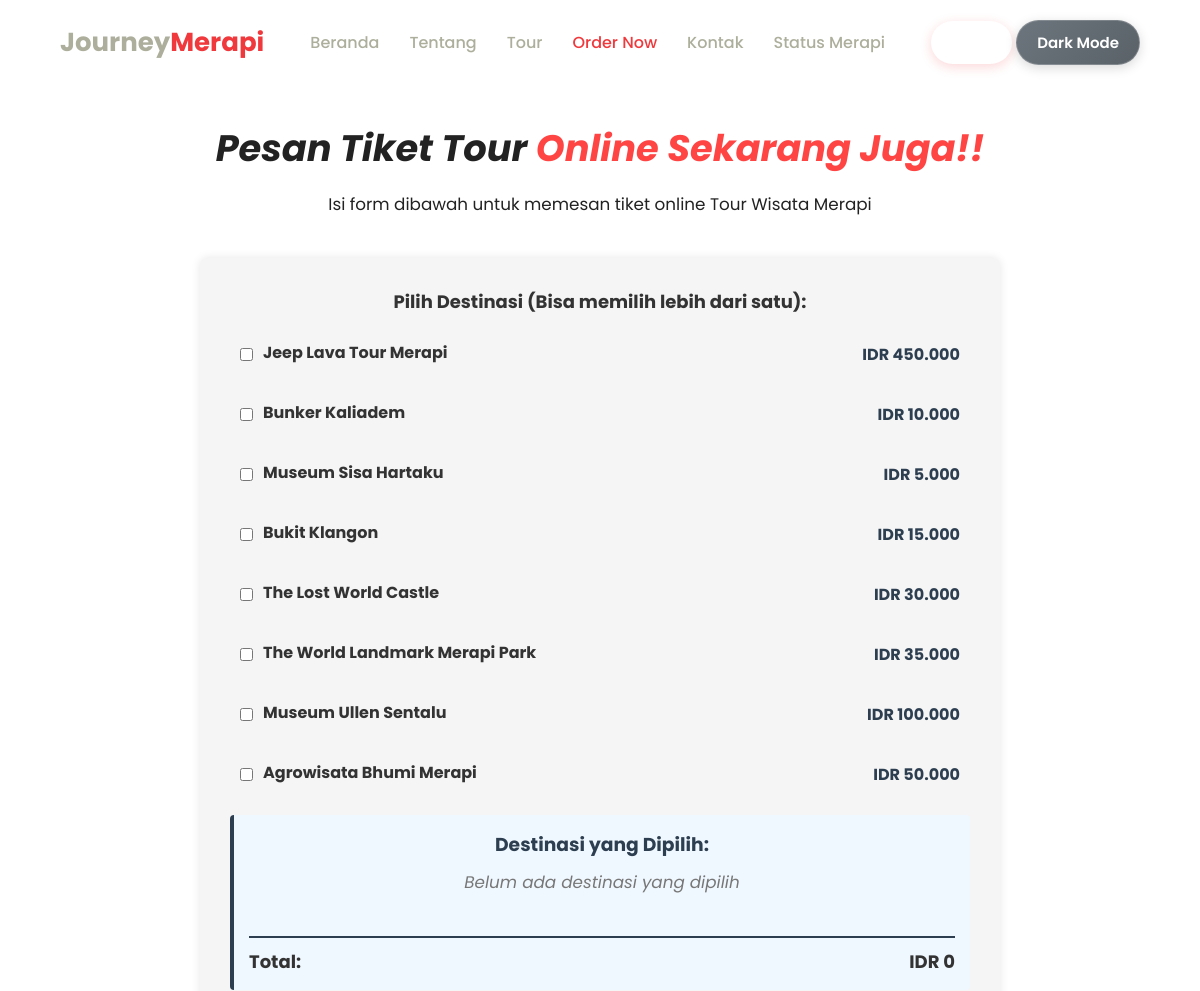
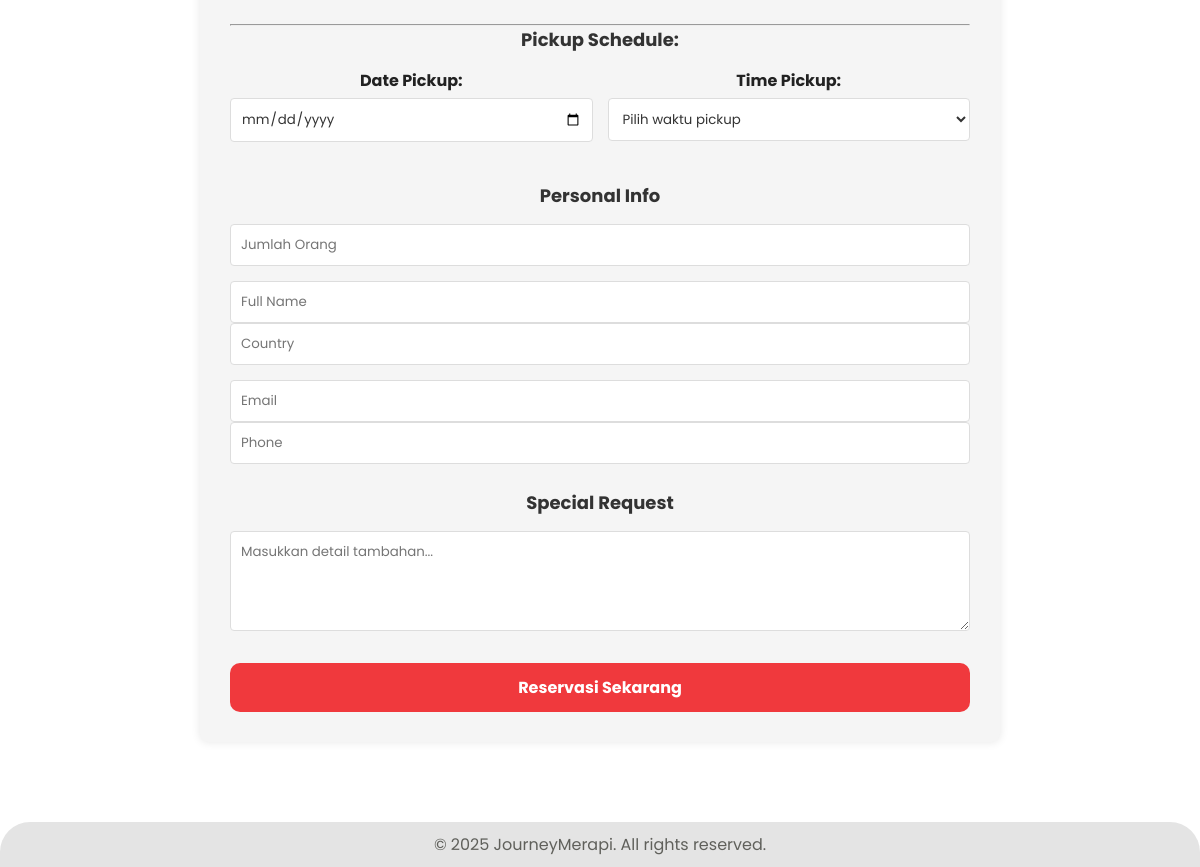
/journey_merapi/order.php, run on the app's committed database (2 pictures, top to bottom).
### tables this page shows
CREATE TABLE `tour` (
  `ID_Tour` int(11) NOT NULL,
  `Nama` varchar(100) NOT NULL,
  `Gambar` varchar(255) DEFAULT NULL,
  `Deskripsi` text DEFAULT NULL,
  `Rating` decimal(2,1) DEFAULT NULL,
  `Harga_mulai` int(11) DEFAULT NULL,
  `Created_at` timestamp NOT NULL DEFAULT current_timestamp()
);

### journey_merapi/order.php (the view, shortened to what this page needs)
<?php
require "include/db.php";
$tourQuery = mysqli_query($conn, "SELECT * FROM tour ORDER BY ID_Tour ASC");
$tours = [];
while ($row = mysqli_fetch_assoc($tourQuery)) {
    $tours[] = $row;
}
?>
<!DOCTYPE html>
<html lang="id">
<head>
    <link rel="stylesheet" href="Css/style.css" />
    <link rel="stylesheet" href="Css/darkmode.css" />
    <link rel="stylesheet" href="Css/navbar.css" />
    <link rel="stylesheet" href="Css/animations.css" />
    <link rel="stylesheet" href="Css/modal.css" />
    <link rel="stylesheet" href="Css/order.css" />
</head>
<body class="fade-in">
<header>
    <nav class="navbar">
        <div class="logo-about"><span>Journey</span><b>Merapi</b></div>
        <ul class="menu-about">
            <li><a href="index.php">Beranda</a></li>
            <li><a href="about.php">Tentang</a></li>
            <li><a href="tour.php">Tour</a></li>
            <li><a href="order.php" class="active">Order Now</a></li>
            <li><a href="contact.php">Kontak</a></li>
            <li><a href="status.php">Status Merapi</a></li>
        </ul>
        <div class="nav-btns">
            <?php if (!isset($_SESSION['user_id'])): ?>
                <button id="openLogin" class="btn login">Login</button>
            <?php else: ?>
                <span style="margin-right:10px;">Halo, <?= $_SESSION['username'] ?></span>
                <a href="auth/logout.php" class="btn logout">Logout</a>
            <?php endif; ?>
            <button id="darkModeToggle" class="btn dark">Dark Mode</button>
        </div>
    </nav>
</header>
<section class="order-section">
    <h1>Pesan Tiket Tour <span>Online Sekarang Juga!!</span></h1>
    <p>Isi form dibawah untuk memesan tiket online Tour Wisata Merapi</p>
    <div class="container">
        <div class="form-section">
            <div class="section-title">Pilih Destinasi (Bisa memilih lebih dari satu):</div>
            <?php foreach ($tours as $t): ?>
                <div class="tour-option">
                    <input type="checkbox"
                        name="tour"
                        id="tour-<?= $t['ID_Tour'] ?>"
                        value="<?= $t['Nama'] ?>"
                        data-id="<?= $t['ID_Tour'] ?>"
                        data-price="<?= $t['Harga_mulai'] ?>">
                    <label for="tour-<?= $t['ID_Tour'] ?>"><?= $t['Nama'] ?></label>
                    <span class="tour-price">IDR <?= number_format($t['Harga_mulai'], 0, ',', '.') ?></span>
                </div>
            <?php endforeach; ?>
            <div class="selected-tours" id="selected-tours-info">
                <h3>Destinasi yang Dipilih:</h3>
                <div id="selected-tours-list">
                    <p class="no-selection">Belum ada destinasi yang dipilih</p>
                </div>
                <div class="total-price">
                    <span>Total:</span>
                    <span id="total-price">IDR 0</span>
                </div>
            </div>
        </div>
        <hr>
        <div class="form-section">
            <div class="section-title">Pickup Schedule:</div>
            <div class="form-row">
                <div class="form-group">
                    <label>Date Pickup:</label>
                    <input type="date" id="pickup-date" required>
                </div>
                <div class="form-group">
                    <label>Time Pickup:</label>
                    <select id="pickup-time" required>
                        <option value="">Pilih waktu pickup</option>
                    </select>
                </div>
            </div>
        </div>
        <div class="form-section">
            <div class="section-title">Personal Info</div>
            <div class="form-row">
                <input type="number" id="jumlah-orang" min="1" placeholder="Jumlah Orang" required>
            </div>
            <div class="form-row">
                <input type="text" id="full-name" placeholder="Full Name" required>
                <input type="text" id="country" placeholder="Country" required>
            </div>
            <div class="form-row">
                <input type="email" id="email" placeholder="Email" required>
                <input type="tel" id="phone" placeholder="Phone" required>
            </div>
        </div>
        <div class="form-section">
            <div class="section-title">Special Request</div>
            <textarea id="special-request" placeholder="Masukkan detail tambahan..."></textarea>
        </div>
        <button class="btn-reserve" id="reserve-btn">Reservasi Sekarang</button>
    </div>
</section>
<footer>
    <p>© 2025 JourneyMerapi. All rights reserved.</p>
</footer>
</body>
</html>

### journey_merapi/Css/navbar.css (style rules this page uses)
.navbar ul { list-style: none !important; margin: 0 !important; padding: 0 !important; }
.navbar { display: flex; justify-content: space-between; align-items: center; padding: 20px 60px; position: absolute; top: 0; width: 100%; z-index: 1000; background: var(--navbar-bg); }
.logo, .logo-about, .logo-contact, .logo-order, .logo-status { font-size: 26px; font-weight: 700; }
.logo-about span, .logo-contact span, .logo-order span, .logo-status span { color: #adaf9c; }
.logo-about b, .logo-contact b, .logo-order b, .logo-status b { color: var(--red); }
.menu, .menu-about, .menu-contact, .menu-order, .menu-status { display: flex; gap: 30px; list-style: none !important; margin: 0 !important; padding: 0 !important; }
.menu a, .menu-about a, .menu-contact a, .menu-order a, .menu-status a { text-decoration: none !important; font-weight: 500; position: relative; transition: 0.25s; }
.menu-about a, .menu-contact a, .menu-order a, .menu-status a { color: #adaf9c; }
.menu a:hover, .menu a.active, .menu-about a:hover, .menu-about a.active, .menu-contact a:hover, .menu-contact a.active, .menu-order a:hover, .menu-order a.active, .menu-status a:hover, .menu-status a.active { color: var(--red) !important; }
.menu a::after, .menu-about a::after, .menu-contact a::after, .menu-order a::after, .menu-status a::after { content: none !important; }
.nav-btns .btn.dark { background: linear-gradient(135deg, #6c757d 0%, #5a6268 100%) !important; color: #ffffff !important; border: 1px solid rgba(255, 255, 255, 0.2) !important; box-shadow: 0 3px 12px rgba(0, 0, 0, 0.15) !important; font-weight: 600; }
.nav-btns .btn.login, .nav-btns .btn.logout { background: linear-gradient(135deg, var(--btn-red-bg) 0%, var(--btn-red-hover) 100%) !important; color: #ffffff !important; border: none !important; box-shadow: 0 3px 12px rgba(240, 57, 61, 0.2) !important; font-weight: 600; }

### journey_merapi/Css/animations.css (style rules this page uses)
.page-transition { opacity: 0; transition: opacity .45s ease; }
.page-loaded { opacity: 1 !important; }

### journey_merapi/Css/order.css (style rules this page uses)
.order-section { text-align: center; padding: 60px 20px 80px; background-color: white; color: #222; transition: background-color 0.4s, color 0.4s; margin-top: 60px; }
.order-section h1 { font-size: 2.3em; margin-bottom: 15px; font-style: italic; }
.order-section h1 span { color: #ff4444; }
.order-section p { max-width: 700px; margin: 0 auto 40px; font-size: 1.05em; line-height: 1.6; font-weight: 400; }
.container { max-width:800px; margin:0 auto; background-color:#f5f5f5; padding:30px; border-radius:8px; box-shadow:0 0 10px rgba(0,0,0,0.1); }
.section-title { font-weight:bold; margin-bottom:15px; font-size:18px; color:var(--text); }
.tour-option { display:flex; align-items:center; margin-bottom:10px; padding:10px; border-radius:4px; transition: background-color 0.2s; }
.tour-option input { margin-right:10px; width:auto; }
.tour-option label { color:var(--text); }
.tour-price { font-weight:bold; color:#2c3e50; margin-left:auto; }
.selected-tours { background-color:#f0f8ff; padding:15px; border-radius:4px; margin-top:15px; border-left:4px solid #2c3e50; }
.selected-tours h3 { margin-bottom:10px; color:#2c3e50; }
.no-selection { color:#777; font-style:italic; }
.total-price { font-weight:bold; font-size:18px; margin-top:10px; padding-top:10px; border-top:2px solid #2c3e50; display:flex; justify-content:space-between; color:var(--text); }
.form-section { margin-bottom:25px; }
.form-row { display:flex; flex-wrap:wrap; margin-bottom:15px; }
.form-group { flex:1; min-width:200px; margin-right:15px; margin-bottom:15px; }
.form-group:last-child { margin-right:0; }
label { display:block; margin-bottom:5px; font-weight:bold; }
input, textarea, select { width:100%; padding:10px; border:1px solid var(--input-border); border-radius:4px; background:var(--input-bg); color:var(--text); }
textarea { height:100px; resize:vertical; }
.btn-reserve { display:block; width:100%; padding:12px; background-color:var(--red); color:white; border:none; border-radius:10px; font-size:16px; font-weight:bold; cursor:pointer; margin-top:20px; transition: background-color 0.3s; }

### journey_merapi/Css/footer.css (style rules this page uses)
footer { text-align:center; color:#1d1e17; padding:10px; opacity:.7; background-color: #d9d9d9; border-top-left-radius: 30px; border-top-right-radius: 30px; }

### data on the page
tour: Nama "Jeep Lava Tour Merapi", Harga_mulai "450.000"
tour: Nama "Bunker Kaliadem", Harga_mulai "10.000"
tour: Nama "Museum Sisa Hartaku", Harga_mulai "5.000"
tour: Nama "Bukit Klangon", Harga_mulai "15.000"
tour: Nama "The Lost World Castle", Harga_mulai "30.000"
tour: Nama "The World Landmark Merapi Park", Harga_mulai "35.000"
tour: Nama "Museum Ullen Sentalu", Harga_mulai "100.000"
tour: Nama "Agrowisata Bhumi Merapi", Harga_mulai "50.000"
